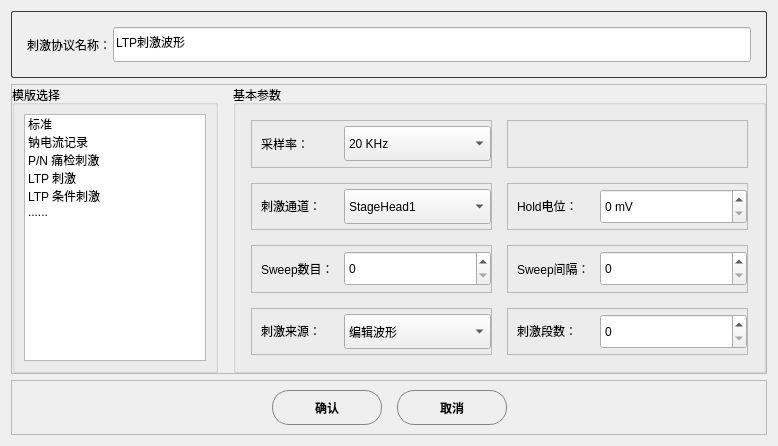
<?xml version="1.0" encoding="UTF-8"?>
<ui version="4.0">
 <class>CNewStimulateProtocol</class>
 <widget class="QWidget" name="CNewStimulateProtocol">
  <property name="geometry">
   <rect>
    <x>0</x>
    <y>0</y>
    <width>778</width>
    <height>446</height>
   </rect>
  </property>
  <property name="windowTitle">
   <string>新建刺激协议</string>
  </property>
  <property name="styleSheet">
   <string notr="true"/>
  </property>
  <layout class="QVBoxLayout" name="verticalLayout">
   <item>
    <widget class="QFrame" name="frame">
     <property name="styleSheet">
      <string notr="true">QFrame#frame {
border: 1px solid #3a3939;
border-radius: 2px;
}</string>
     </property>
     <property name="frameShape">
      <enum>QFrame::StyledPanel</enum>
     </property>
     <property name="frameShadow">
      <enum>QFrame::Raised</enum>
     </property>
     <layout class="QHBoxLayout" name="horizontalLayout_9">
      <property name="spacing">
       <number>2</number>
      </property>
      <property name="leftMargin">
       <number>15</number>
      </property>
      <property name="topMargin">
       <number>15</number>
      </property>
      <property name="rightMargin">
       <number>15</number>
      </property>
      <property name="bottomMargin">
       <number>15</number>
      </property>
      <item>
       <widget class="QLabel" name="label">
        <property name="sizePolicy">
         <sizepolicy hsizetype="Fixed" vsizetype="Preferred">
          <horstretch>0</horstretch>
          <verstretch>0</verstretch>
         </sizepolicy>
        </property>
        <property name="styleSheet">
         <string notr="true"/>
        </property>
        <property name="text">
         <string>刺激协议名称：</string>
        </property>
       </widget>
      </item>
      <item>
       <widget class="QLineEdit" name="lineEdit">
        <property name="minimumSize">
         <size>
          <width>0</width>
          <height>35</height>
         </size>
        </property>
        <property name="styleSheet">
         <string notr="true"/>
        </property>
        <property name="text">
         <string>LTP刺激波形</string>
        </property>
       </widget>
      </item>
     </layout>
    </widget>
   </item>
   <item>
    <widget class="QFrame" name="frame_2">
     <property name="frameShape">
      <enum>QFrame::StyledPanel</enum>
     </property>
     <property name="frameShadow">
      <enum>QFrame::Raised</enum>
     </property>
     <layout class="QHBoxLayout" name="horizontalLayout_11" stretch="200,516">
      <property name="spacing">
       <number>15</number>
      </property>
      <property name="leftMargin">
       <number>0</number>
      </property>
      <property name="topMargin">
       <number>0</number>
      </property>
      <property name="rightMargin">
       <number>0</number>
      </property>
      <property name="bottomMargin">
       <number>0</number>
      </property>
      <item>
       <widget class="QGroupBox" name="groupBox">
        <property name="styleSheet">
         <string notr="true"/>
        </property>
        <property name="title">
         <string>模版选择</string>
        </property>
        <layout class="QHBoxLayout" name="horizontalLayout_10">
         <item>
          <widget class="QListWidget" name="listWidget">
           <item>
            <property name="text">
             <string>标准</string>
            </property>
           </item>
           <item>
            <property name="text">
             <string>钠电流记录</string>
            </property>
           </item>
           <item>
            <property name="text">
             <string>P/N 痛检刺激</string>
            </property>
           </item>
           <item>
            <property name="text">
             <string>LTP 刺激</string>
            </property>
           </item>
           <item>
            <property name="text">
             <string>LTP 条件刺激</string>
            </property>
           </item>
           <item>
            <property name="text">
             <string>......</string>
            </property>
           </item>
          </widget>
         </item>
        </layout>
       </widget>
      </item>
      <item>
       <widget class="QGroupBox" name="groupBox_2">
        <property name="title">
         <string>基本参数</string>
        </property>
        <layout class="QGridLayout" name="gridLayout">
         <property name="leftMargin">
          <number>15</number>
         </property>
         <property name="topMargin">
          <number>15</number>
         </property>
         <property name="rightMargin">
          <number>15</number>
         </property>
         <property name="bottomMargin">
          <number>15</number>
         </property>
         <property name="spacing">
          <number>15</number>
         </property>
         <item row="0" column="0">
          <widget class="QFrame" name="frame_4">
           <property name="frameShape">
            <enum>QFrame::StyledPanel</enum>
           </property>
           <property name="frameShadow">
            <enum>QFrame::Raised</enum>
           </property>
           <layout class="QHBoxLayout" name="horizontalLayout" stretch="86,152">
            <property name="spacing">
             <number>0</number>
            </property>
            <property name="leftMargin">
             <number>9</number>
            </property>
            <property name="topMargin">
             <number>0</number>
            </property>
            <property name="rightMargin">
             <number>0</number>
            </property>
            <property name="bottomMargin">
             <number>0</number>
            </property>
            <item>
             <widget class="QLabel" name="label_2">
              <property name="sizePolicy">
               <sizepolicy hsizetype="Preferred" vsizetype="Fixed">
                <horstretch>0</horstretch>
                <verstretch>0</verstretch>
               </sizepolicy>
              </property>
              <property name="styleSheet">
               <string notr="true"/>
              </property>
              <property name="text">
               <string>采样率：</string>
              </property>
             </widget>
            </item>
            <item>
             <widget class="QComboBox" name="comboBox_3">
              <property name="minimumSize">
               <size>
                <width>0</width>
                <height>35</height>
               </size>
              </property>
              <property name="styleSheet">
               <string notr="true"/>
              </property>
              <item>
               <property name="text">
                <string>20 KHz</string>
               </property>
              </item>
             </widget>
            </item>
           </layout>
          </widget>
         </item>
         <item row="0" column="1">
          <widget class="QFrame" name="frame_5">
           <property name="frameShape">
            <enum>QFrame::StyledPanel</enum>
           </property>
           <property name="frameShadow">
            <enum>QFrame::Raised</enum>
           </property>
           <layout class="QHBoxLayout" name="horizontalLayout_5"/>
          </widget>
         </item>
         <item row="1" column="0">
          <widget class="QFrame" name="frame_6">
           <property name="frameShape">
            <enum>QFrame::StyledPanel</enum>
           </property>
           <property name="frameShadow">
            <enum>QFrame::Raised</enum>
           </property>
           <layout class="QHBoxLayout" name="horizontalLayout_2" stretch="86,152">
            <property name="spacing">
             <number>0</number>
            </property>
            <property name="topMargin">
             <number>0</number>
            </property>
            <property name="rightMargin">
             <number>0</number>
            </property>
            <property name="bottomMargin">
             <number>0</number>
            </property>
            <item>
             <widget class="QLabel" name="label_4">
              <property name="sizePolicy">
               <sizepolicy hsizetype="Preferred" vsizetype="Fixed">
                <horstretch>0</horstretch>
                <verstretch>0</verstretch>
               </sizepolicy>
              </property>
              <property name="styleSheet">
               <string notr="true"/>
              </property>
              <property name="text">
               <string>刺激通道：</string>
              </property>
             </widget>
            </item>
            <item>
             <widget class="QComboBox" name="comboBox_2">
              <property name="minimumSize">
               <size>
                <width>0</width>
                <height>35</height>
               </size>
              </property>
              <property name="styleSheet">
               <string notr="true"/>
              </property>
              <item>
               <property name="text">
                <string>StageHead1</string>
               </property>
              </item>
             </widget>
            </item>
           </layout>
          </widget>
         </item>
         <item row="1" column="1">
          <widget class="QFrame" name="frame_7">
           <property name="frameShape">
            <enum>QFrame::StyledPanel</enum>
           </property>
           <property name="frameShadow">
            <enum>QFrame::Raised</enum>
           </property>
           <layout class="QHBoxLayout" name="horizontalLayout_6" stretch="86,152">
            <property name="spacing">
             <number>0</number>
            </property>
            <property name="topMargin">
             <number>0</number>
            </property>
            <property name="rightMargin">
             <number>0</number>
            </property>
            <property name="bottomMargin">
             <number>0</number>
            </property>
            <item>
             <widget class="QLabel" name="label_5">
              <property name="sizePolicy">
               <sizepolicy hsizetype="Preferred" vsizetype="Fixed">
                <horstretch>0</horstretch>
                <verstretch>0</verstretch>
               </sizepolicy>
              </property>
              <property name="styleSheet">
               <string notr="true"/>
              </property>
              <property name="text">
               <string>Hold电位：</string>
              </property>
             </widget>
            </item>
            <item>
             <widget class="QSpinBox" name="spinBox_3">
              <property name="minimumSize">
               <size>
                <width>0</width>
                <height>35</height>
               </size>
              </property>
              <property name="styleSheet">
               <string notr="true"/>
              </property>
              <property name="suffix">
               <string> mV</string>
              </property>
             </widget>
            </item>
           </layout>
          </widget>
         </item>
         <item row="2" column="0">
          <widget class="QFrame" name="frame_9">
           <property name="frameShape">
            <enum>QFrame::StyledPanel</enum>
           </property>
           <property name="frameShadow">
            <enum>QFrame::Raised</enum>
           </property>
           <layout class="QHBoxLayout" name="horizontalLayout_3" stretch="86,152">
            <property name="spacing">
             <number>0</number>
            </property>
            <property name="topMargin">
             <number>0</number>
            </property>
            <property name="rightMargin">
             <number>0</number>
            </property>
            <property name="bottomMargin">
             <number>0</number>
            </property>
            <item>
             <widget class="QLabel" name="label_7">
              <property name="sizePolicy">
               <sizepolicy hsizetype="Preferred" vsizetype="Fixed">
                <horstretch>0</horstretch>
                <verstretch>0</verstretch>
               </sizepolicy>
              </property>
              <property name="styleSheet">
               <string notr="true"/>
              </property>
              <property name="text">
               <string>Sweep数目：</string>
              </property>
             </widget>
            </item>
            <item>
             <widget class="QSpinBox" name="spinBox">
              <property name="minimumSize">
               <size>
                <width>0</width>
                <height>35</height>
               </size>
              </property>
              <property name="styleSheet">
               <string notr="true"/>
              </property>
             </widget>
            </item>
           </layout>
          </widget>
         </item>
         <item row="2" column="1">
          <widget class="QFrame" name="frame_8">
           <property name="frameShape">
            <enum>QFrame::StyledPanel</enum>
           </property>
           <property name="frameShadow">
            <enum>QFrame::Raised</enum>
           </property>
           <layout class="QHBoxLayout" name="horizontalLayout_7" stretch="86,152">
            <property name="spacing">
             <number>0</number>
            </property>
            <property name="topMargin">
             <number>0</number>
            </property>
            <property name="rightMargin">
             <number>0</number>
            </property>
            <property name="bottomMargin">
             <number>0</number>
            </property>
            <item>
             <widget class="QLabel" name="label_6">
              <property name="sizePolicy">
               <sizepolicy hsizetype="Preferred" vsizetype="Fixed">
                <horstretch>0</horstretch>
                <verstretch>0</verstretch>
               </sizepolicy>
              </property>
              <property name="styleSheet">
               <string notr="true"/>
              </property>
              <property name="text">
               <string>Sweep间隔：</string>
              </property>
             </widget>
            </item>
            <item>
             <widget class="QSpinBox" name="spinBox_6">
              <property name="minimumSize">
               <size>
                <width>0</width>
                <height>35</height>
               </size>
              </property>
              <property name="styleSheet">
               <string notr="true"/>
              </property>
             </widget>
            </item>
           </layout>
          </widget>
         </item>
         <item row="3" column="0">
          <widget class="QFrame" name="frame_10">
           <property name="frameShape">
            <enum>QFrame::StyledPanel</enum>
           </property>
           <property name="frameShadow">
            <enum>QFrame::Raised</enum>
           </property>
           <layout class="QHBoxLayout" name="horizontalLayout_4" stretch="86,152">
            <property name="spacing">
             <number>0</number>
            </property>
            <property name="topMargin">
             <number>0</number>
            </property>
            <property name="rightMargin">
             <number>0</number>
            </property>
            <property name="bottomMargin">
             <number>0</number>
            </property>
            <item>
             <widget class="QLabel" name="label_8">
              <property name="sizePolicy">
               <sizepolicy hsizetype="Preferred" vsizetype="Fixed">
                <horstretch>0</horstretch>
                <verstretch>0</verstretch>
               </sizepolicy>
              </property>
              <property name="styleSheet">
               <string notr="true"/>
              </property>
              <property name="text">
               <string>刺激来源：</string>
              </property>
             </widget>
            </item>
            <item>
             <widget class="QComboBox" name="comboBox_4">
              <property name="minimumSize">
               <size>
                <width>0</width>
                <height>35</height>
               </size>
              </property>
              <property name="styleSheet">
               <string notr="true"/>
              </property>
              <item>
               <property name="text">
                <string>编辑波形</string>
               </property>
              </item>
             </widget>
            </item>
           </layout>
          </widget>
         </item>
         <item row="3" column="1">
          <widget class="QFrame" name="frame_11">
           <property name="frameShape">
            <enum>QFrame::StyledPanel</enum>
           </property>
           <property name="frameShadow">
            <enum>QFrame::Raised</enum>
           </property>
           <layout class="QHBoxLayout" name="horizontalLayout_8" stretch="86,152">
            <property name="spacing">
             <number>0</number>
            </property>
            <property name="topMargin">
             <number>0</number>
            </property>
            <property name="rightMargin">
             <number>0</number>
            </property>
            <property name="bottomMargin">
             <number>0</number>
            </property>
            <item>
             <widget class="QLabel" name="label_9">
              <property name="sizePolicy">
               <sizepolicy hsizetype="Preferred" vsizetype="Fixed">
                <horstretch>0</horstretch>
                <verstretch>0</verstretch>
               </sizepolicy>
              </property>
              <property name="styleSheet">
               <string notr="true"/>
              </property>
              <property name="text">
               <string>刺激段数：</string>
              </property>
             </widget>
            </item>
            <item>
             <widget class="QSpinBox" name="spinBox_5">
              <property name="minimumSize">
               <size>
                <width>0</width>
                <height>35</height>
               </size>
              </property>
              <property name="styleSheet">
               <string notr="true"/>
              </property>
             </widget>
            </item>
           </layout>
          </widget>
         </item>
        </layout>
       </widget>
      </item>
     </layout>
    </widget>
   </item>
   <item>
    <widget class="QFrame" name="frame_13">
     <property name="minimumSize">
      <size>
       <width>0</width>
       <height>35</height>
      </size>
     </property>
     <property name="frameShape">
      <enum>QFrame::StyledPanel</enum>
     </property>
     <property name="frameShadow">
      <enum>QFrame::Raised</enum>
     </property>
     <layout class="QHBoxLayout" name="horizontalLayout_12">
      <property name="spacing">
       <number>15</number>
      </property>
      <property name="topMargin">
       <number>9</number>
      </property>
      <property name="bottomMargin">
       <number>9</number>
      </property>
      <item>
       <spacer name="horizontalSpacer">
        <property name="orientation">
         <enum>Qt::Horizontal</enum>
        </property>
        <property name="sizeHint" stdset="0">
         <size>
          <width>40</width>
          <height>20</height>
         </size>
        </property>
       </spacer>
      </item>
      <item>
       <widget class="QToolButton" name="toolButton">
        <property name="minimumSize">
         <size>
          <width>110</width>
          <height>35</height>
         </size>
        </property>
        <property name="font">
         <font>
          <bold>true</bold>
         </font>
        </property>
        <property name="styleSheet">
         <string notr="true">
border: 1px solid #848484;
border-radius: 17px;</string>
        </property>
        <property name="text">
         <string>确认</string>
        </property>
       </widget>
      </item>
      <item>
       <widget class="QToolButton" name="toolButton_2">
        <property name="minimumSize">
         <size>
          <width>110</width>
          <height>35</height>
         </size>
        </property>
        <property name="font">
         <font>
          <bold>true</bold>
         </font>
        </property>
        <property name="styleSheet">
         <string notr="true">background-color: rgba(47, 47, 47,0.00);
border: 1px solid #848484;
border-radius: 17px;</string>
        </property>
        <property name="text">
         <string>取消</string>
        </property>
       </widget>
      </item>
      <item>
       <spacer name="horizontalSpacer_2">
        <property name="orientation">
         <enum>Qt::Horizontal</enum>
        </property>
        <property name="sizeHint" stdset="0">
         <size>
          <width>40</width>
          <height>20</height>
         </size>
        </property>
       </spacer>
      </item>
     </layout>
    </widget>
   </item>
  </layout>
 </widget>
 <resources/>
 <connections/>
</ui>
